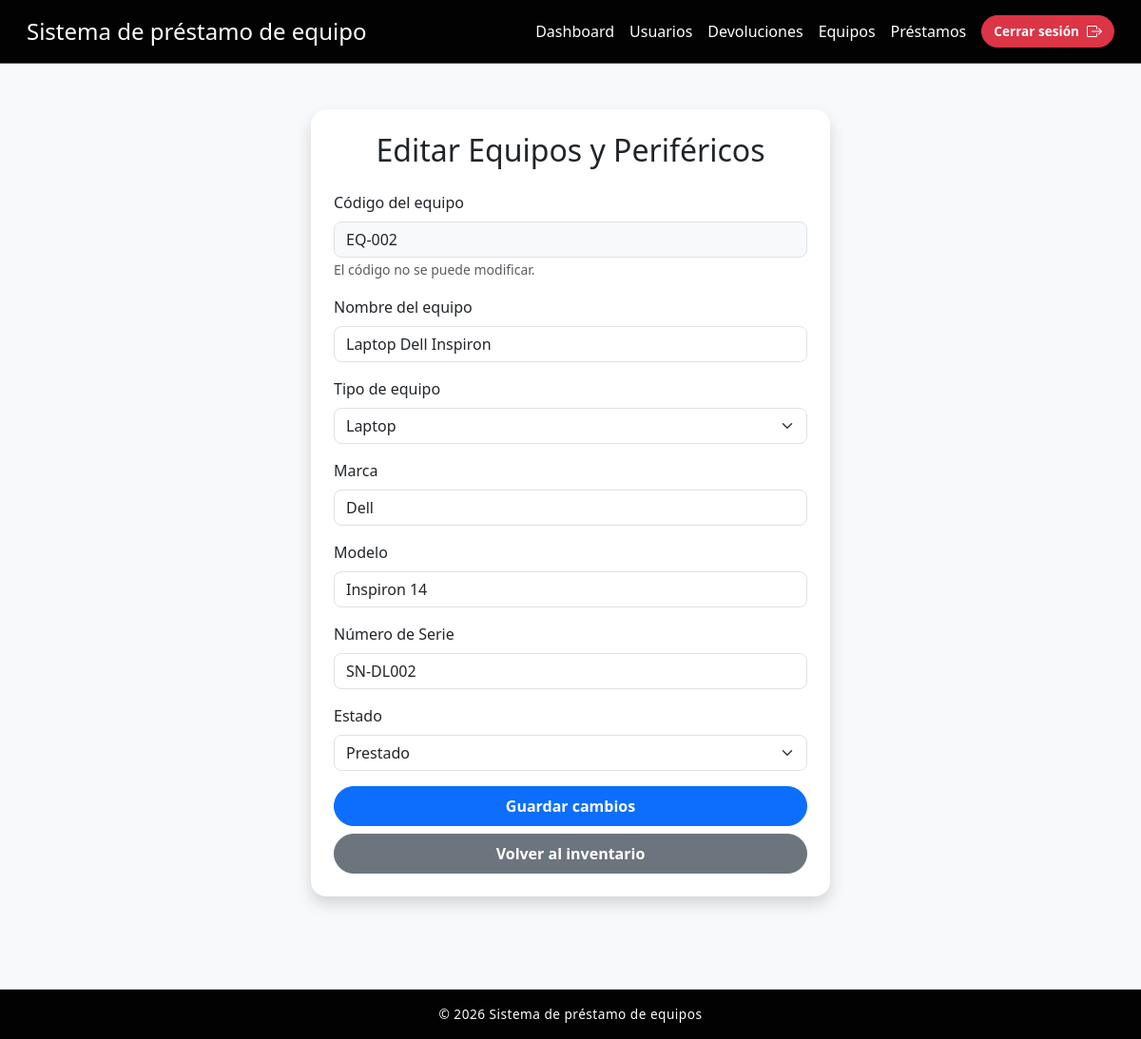
The page /index.php?action=editar_equipo&id=2 (signed in) on the database as committed earlier.
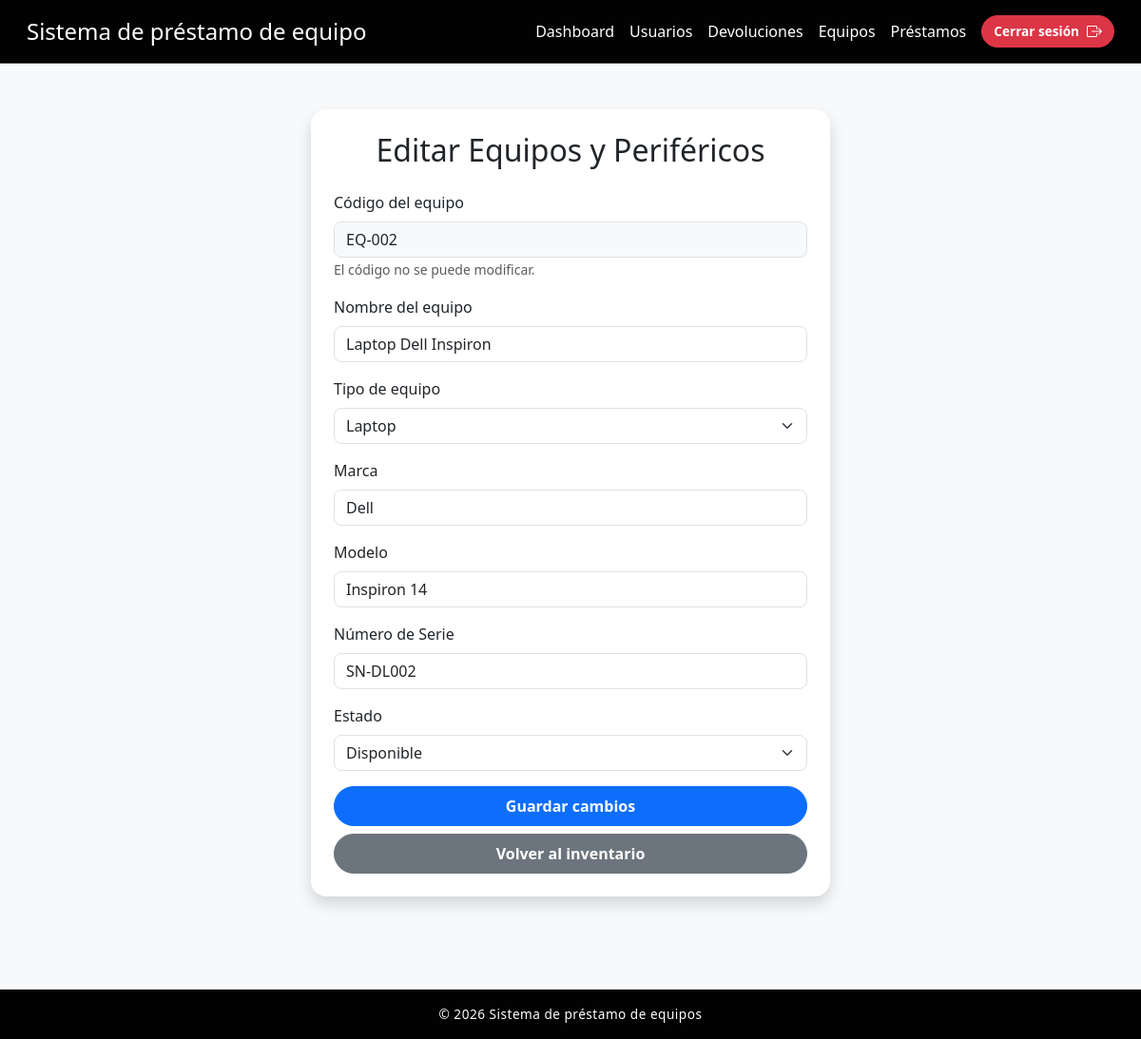
The same page on the database as committed later.
### tables this page shows
CREATE TABLE Equipos_Inventario (
    id_equipo         INT          NOT NULL AUTO_INCREMENT,
    codigo_inventario VARCHAR(50)  NOT NULL UNIQUE,
    nombre            VARCHAR(50)  NOT NULL,
    marca             VARCHAR(50),
    marcamodelo       VARCHAR(50),
    numero_serie      VARCHAR(50),
    id_categoria      INT          NOT NULL,
    estado            VARCHAR(50)  NOT NULL DEFAULT 'disponible',
    PRIMARY KEY (id_equipo),
    CONSTRAINT fk_equipo_categoria FOREIGN KEY (id_categoria) 
        REFERENCES Categoria (id_categoria)
);

### controllers/EquipoController.php (called while the page is built, shortened)
<?php
require_once __DIR__ . '/../models/EquipoModel.php';
class EquipoController {
    private EquipoModel $model;
    public function __construct() {
        $this->model = new EquipoModel();
    }
    public function mostrarEditar(): void {
        $id = isset($_GET['id']) ? (int)$_GET['id'] : 0;
        $equipo = $this->model->obtenerPorId($id);
        $categorias = $this->model->obtenerCategorias();
        $datos = $equipo;
        require __DIR__ . '/../views/editar.php';
    }
}

### config/database.php (called while the page is built, shortened)
<?php
class Database {
    private $host = "db";
    private $db   = "prestamos_db";
    private $user = "appuser";
    private $pass = "apppass";
    public function connect() {
        $conn = new mysqli($this->host, $this->user, $this->pass, $this->db);
        return $conn;
    }
}

### models/EquipoModel.php (called while the page is built, shortened)
<?php
require_once __DIR__ . '/../config/database.php';
class EquipoModel {
    private mysqli $conn;
    public function __construct() {
        $db = new Database();
        $this->conn = $db->connect();
    }
    public function obtenerPorId(int $id): array|false {
        $stmt = $this->conn->prepare(
            "SELECT
                e.id_equipo,
                e.codigo_inventario,
                e.nombre,
                e.marca,
                e.marcamodelo,
                e.numero_serie,
                e.estado,
                c.id_categoria,
                c.nombre AS categoria
             FROM Equipos_Inventario e
             INNER JOIN Categoria c ON e.id_categoria = c.id_categoria
             WHERE e.id_equipo = ?"
        );
        $stmt->bind_param("i", $id);
        $stmt->execute();
        $result = $stmt->get_result();
        return $result->fetch_assoc() ?: false;
    }
    public function obtenerCategorias(): array {
        $result = $this->conn->query(
            "SELECT id_categoria, nombre FROM Categoria ORDER BY nombre"
        );
        return $result ? $result->fetch_all(MYSQLI_ASSOC) : [];
    }
}

### views/editar.php (the view, shortened to what the changed rows need)
<!DOCTYPE html>
<html lang="es">
<head>
    <link href="https://cdn.jsdelivr.net/npm/bootstrap@5.3.2/dist/css/bootstrap.min.css" rel="stylesheet">
    <link href="https://cdn.jsdelivr.net/npm/bootstrap-icons@1.11.3/font/bootstrap-icons.css" rel="stylesheet">
    <link rel="stylesheet" href="public/css/styles.css">
</head>
<body>
<header>
    <nav class="navbar bg-dark border-bottom border-body p-3" data-bs-theme="dark">
        <div class="container-fluid d-flex justify-content-between align-items-center">
            <h1 class="h4 text-white m-0">Sistema de préstamo de equipo</h1>
            <ul class="d-flex align-items-center list-unstyled m-0 gap-3">
                <li>
                    <a href="index.php?action=dashboard" class="nav-link text-white <?php echo ($_GET['action'] == 'dashboard') ? 'active fw-bold' : ''; ?>">
                        Dashboard
                    </a>
                </li>
                <li>
                    <a href="index.php?action=usuarios" class="nav-link text-white <?php echo ($_GET['action'] == 'usuarios') ? 'active fw-bold' : ''; ?>">
                        Usuarios
                    </a>
                </li>
                <li>
                    <a href="index.php?action=devoluciones" class="nav-link text-white <?php echo ($_GET['action'] == 'devoluciones') ? 'active fw-bold' : ''; ?>">
                        Devoluciones
                    </a>
                </li>
                <li>
                    <a href="index.php?action=equipos" class="nav-link text-white <?php echo ($_GET['action'] == 'equipos') ? 'active fw-bold' : ''; ?>">
                        Equipos
                    </a>
                </li>
                <li>
                    <a href="index.php?action=prestamos" class="nav-link text-white <?php echo ($_GET['action'] == 'prestamos') ? 'active fw-bold' : ''; ?>">
                        Préstamos
                    </a>
                </li>
                <li>
                    <a href="index.php?action=logout" class="btn btn-danger btn-sm py-1 d-flex align-items-center gap-2 shadow-sm">
                        <span>Cerrar sesión</span>
                        <i class="bi bi-box-arrow-right" style="font-size: 1rem;"></i>
                    </a>
                </li>
            </ul>
        </div>
    </nav>
</header>
<main>
    <section class="formEditar mt-5 mb-5">
        <div class="container">
            <div class="row justify-content-center">
                <div class="col-md-6">
                    <div class="card shadow">
                        <div class="card-body p-4">
                            <h1 class="text-center mb-4 h2">Editar Equipos y Periféricos</h1>
                            <form method="POST" action="index.php?action=actualizar_equipo">
                                <div class="mb-3">
                                    <label for="codigo_inventario" class="form-label">Código del equipo</label>
                                    <input type="text" class="form-control bg-light" id="codigo_inventario" value="<?= htmlspecialchars($equipo['codigo_inventario']) ?>" readonly>
                                    <small class="text-muted">El código no se puede modificar.</small>
                                </div>
                                <div class="mb-3">
                                    <label for="nombre" class="form-label">Nombre del equipo</label>
                                    <input type="text" class="form-control" id="nombre" name="nombre" value="<?= htmlspecialchars($datos['nombre'] ?? $equipo['nombre']) ?>" required>
                                </div>
                                <div class="mb-3">
                                    <label for="id_categoria" class="form-label">Tipo de equipo</label>
                                    <select class="form-select" id="id_categoria" name="id_categoria" required>
                                        <?php foreach ($categorias as $cat): ?>
                                            <option value="<?= $cat['id_categoria'] ?>" <?= ($equipo['id_categoria'] == $cat['id_categoria']) ? 'selected' : '' ?>><?= htmlspecialchars($cat['nombre']) ?></option>
                                        <?php endforeach; ?>
                                    </select>
                                </div>
                                <div class="mb-3">
                                    <label for="marca" class="form-label">Marca</label>
                                    <input type="text" class="form-control" id="marca" name="marca" value="<?= htmlspecialchars($datos['marca'] ?? $equipo['marca']) ?>" required>
                                </div>
                                <div class="mb-3">
                                    <label for="marcamodelo" class="form-label">Modelo</label>
                                    <input type="text" class="form-control" id="marcamodelo" name="marcamodelo" value="<?= htmlspecialchars($datos['marcamodelo'] ?? $equipo['marcamodelo']) ?>" required>
                                </div>
                                <div class="mb-3">
                                    <label for="numero_serie" class="form-label">Número de Serie</label>
                                    <input type="text" class="form-control" id="numero_serie" name="numero_serie" value="<?= htmlspecialchars($datos['numero_serie'] ?? $equipo['numero_serie']) ?>" required>
                                </div>
                                <div class="mb-3">
                                    <label for="estado" class="form-label">Estado</label>
                                    <select class="form-select" id="estado" name="estado" required>
                                        <option value="disponible" <?= ($equipo['estado'] == 'disponible') ? 'selected' : '' ?>>Disponible</option>
                                        <option value="prestado" <?= ($equipo['estado'] == 'prestado') ? 'selected' : '' ?>>Prestado</option>
                                    </select>
                                </div>
                                <div class="d-grid gap-2">
                                    <button type="submit" class="btn btn-primary">Guardar cambios</button>
                                    <a href="index.php?action=equipos" class="btn btn-secondary">Volver al inventario</a>
                                </div>
                            </form>
                        </div>
                    </div>
                </div>
            </div>
        </div>
    </section>
</main>
<footer class="mt-5 p-3 text-center border-top"><p>&copy; 2026 Sistema de préstamo de equipos</p></footer>
</body>
</html>

Rows that differ between the two databases and show on the page:
changed equipos_inventario "EQ-002": estado "Prestado" → "Disponible"
